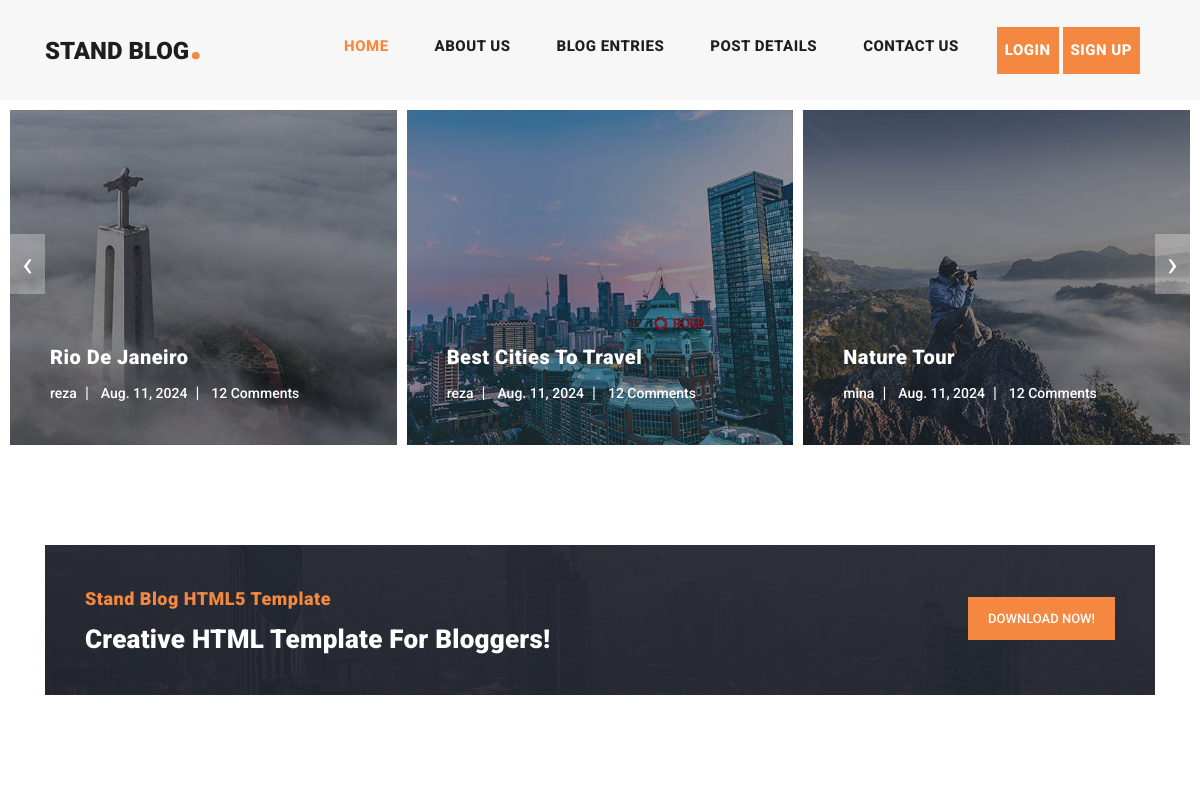
The app's page / (upper part), older data.
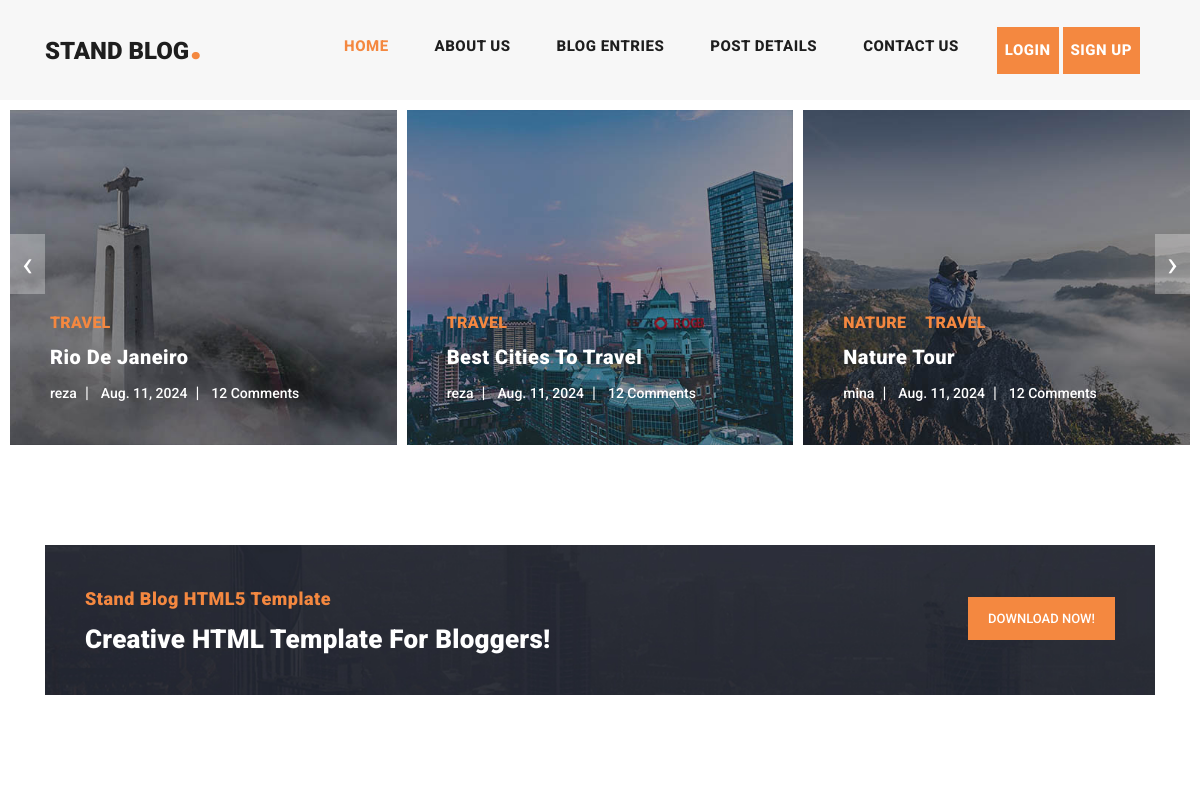
The same page, newer data.
### blog_app/models.py (models this page shows, shortened)
class Post(models.Model):
    author = models.ForeignKey(User, on_delete=models.CASCADE)
    title = models.CharField(max_length=100, unique_for_date='pub_date')
    category = models.ManyToManyField(Category)
    body = models.TextField()
    image = models.ImageField(upload_to='img/post')
    created = models.DateField(auto_now_add=True)
    updated = models.DateField(auto_now=True)
    pub_date = models.DateField(default=timezone.now())

class Category(models.Model):
    title = models.CharField(max_length=100)
    created = models.TimeField(auto_now_add=True)

### home_app/views.py (the view)
# urls.py: 2. Add a URL to urlpatterns:  path('', views.home, name='home')
def home(request):
    posts = Post.objects.all()
    return render(request, template_name='home_app/index.html', context={'posts': posts})

### home_app/templates/home_app/index.html (shortened to what this page needs)
{% load static %}
<!DOCTYPE html>
<html lang="en">
    <head>
        <link href="{% static 'vendor/bootstrap/css/bootstrap.min.css' %}" rel="stylesheet">
        <link rel="stylesheet" href="{% static 'css/fontawesome.css' %}">
        <link rel="stylesheet" href="{% static 'css/templatemo-stand-blog.css' %}">
        <link rel="stylesheet" href="{% static 'css/owl.css' %}">
    </head>
    <body>
        <header class="">
            <nav class="navbar navbar-expand-lg">
                <div class="container">
                    <a class="navbar-brand" href="/"><h2>Stand Blog<em>.</em></h2></a>
                    <div class="collapse navbar-collapse" id="navbarResponsive">
                        <ul class="navbar-nav ml-auto">
                            <li class="nav-item active">
                                <a class="nav-link" href="">Home
                                </a>
                            </li>
                            <li class="nav-item">
                                <a class="nav-link" href="about.html">About Us</a>
                            </li>
                            <li class="nav-item">
                                <a class="nav-link" href="blog.html">Blog Entries</a>
                            </li>
                            <li class="nav-item">
                                <a class="nav-link" href="post-details.html">Post Details</a>
                            </li>
                            <li class="nav-item">
                                <a class="nav-link" href="contact.html">Contact Us</a>
                            </li>
                            {% if request.user.is_authenticated %}
                                <li class="nav-item main-button">
                                    <a class="nav-link" href="{% url 'account_app:logout' %}" style="color: #ffffff">Logout</a>
                                    <!--</li>
                                    <li class="nav-item">-->
                                    <a class="nav-link" href="#"
                                       style="background-color: #f7f7f7">{{ request.user }}</a>
                                </li>
                                {% if user.profile.image %}
                                    <img src="{{ user.profile.image.url }}" width="50px" height="50px"
                                     style="border-radius: 50%; margin: 0 5px" alt="p_img">
                                {% else %}
                                    <img src="{% static 'icon/p_image.png' %}" width="50px" height="50px"
                                     style="border-radius: 50%; margin: 0 5px" alt="p_img">
                                {% endif %}
                            {% else %}
                                <li class="nav-item main-button">
                                    <a class="nav-link" href="{% url 'account_app:login' %}" style="color: #ffffff">Login</a>
                                    <a class="nav-link" href="{% url 'account_app:signup' %}" style="color: #ffffff">Sign
                                        Up</a>
                                </li>
                            {% endif %}
                        </ul>
                    </div>
                </div>
            </nav>
        </header>
        <div class="main-banner header-text">
            <div class="container-fluid">
                <div class="owl-banner owl-carousel">
                    {% for post in posts %}
                        <div class="item">
                            <img src="{{ post.image.url }}" alt="">
                            <div class="item-content">
                                <div class="main-content">
                                    <div class="meta-category">
                                        {% for cat in post.category.all %}
                                            <span style="margin-right: 15px">{{ cat.title }}</span>
                                        {% endfor %}
                                    </div>
                                    <a href="post-details.html"><h4>{{ post.title }}</h4></a>
                                    <ul class="post-info">
                                        <li><a href="#">{{ post.author }}</a></li>
                                        <li><a href="#">{{ post.created }}</a></li>
                                        <li><a href="#">12 Comments</a></li>
                                    </ul>
                                </div>
                            </div>
                        </div>
                    {% endfor %}
                </div>
            </div>
        </div>
        <section class="call-to-action">
            <div class="container">
                <div class="row">
                    <div class="col-lg-12">
                        <div class="main-content">
                            <div class="row">
                                <div class="col-lg-8">
                                    <span>Stand Blog HTML5 Template</span>
                                    <h4>Creative HTML Template For Bloggers!</h4>
                                </div>
                                <div class="col-lg-4">
                                    <div class="main-button">
                                        <a rel="nofollow" href="https://templatemo.com/tm-551-stand-blog"
                                           target="_parent">Download Now!</a>
                                    </div>
                                </div>
                            </div>
                        </div>
                    </div>
                </div>
            </div>
        </section>
    </body>
</html>

### static/css/templatemo-stand-blog.css (style rules this page uses)
body { font-family: 'Roboto', sans-serif; overflow-x: hidden; text-rendering: optimizeLegibility; -webkit-font-smoothing: antialiased; -moz-osx-font-smoothing: grayscale; }
a { text-decoration: none!important; }
ul { padding: 0; margin: 0; list-style: none; }
h1,h2,h3,h4,h5,h6 { margin: 0px; }
.main-button a { display: inline-block; background-color: #f48840; color: #fff; font-size: 13px; font-weight: 500; padding: 12px 20px; text-transform: uppercase; transition: all .3s; }
header { position: absolute; z-index: 99999; width: 100%; height: 100px; background-color: #f7f7f7; -webkit-transition: all 0.3s ease-in-out 0s; -moz-transition: all 0.3s ease-in-out 0s; -o-transition: all 0.3s ease-in-out 0s; transition: all 0.3s ease-in-out 0s; }
header .navbar { padding: 25px 0px; }
.navbar .navbar-brand { float: left; margin-top: -12px; outline: none; }
.navbar .navbar-brand h2 { color: #1e1e1e; text-transform: uppercase; font-size: 24px; font-weight: 900; -webkit-transition: all .3s ease 0s; -moz-transition: all .3s ease 0s; -o-transition: all .3s ease 0s; transition: all .3s ease 0s; }
.navbar .navbar-brand h2 em { font-size: 44px; font-style: normal; color: #f48840; }
#navbarResponsive { z-index: 999; }
.navbar-collapse { text-align: center; }
.navbar .navbar-nav .nav-item { margin: 0px 15px; }
.navbar .navbar-nav a.nav-link { text-transform: capitalize; font-size: 15px; font-weight: 800; text-transform: uppercase; letter-spacing: 0.5px; color: #1e1e1e; transition: all 0.3s; }
.navbar .navbar-nav .nav-link:hover, .navbar .navbar-nav .active>.nav-link, .navbar .navbar-nav .nav-link.active, .navbar .navbar-nav .nav-link.show, .navbar .navbar-nav .show>.nav-link { color: #f48840; }
.main-banner .container-fluid { padding: 0px 10px; margin-bottom: -24px; }
.owl-banner { padding-top: 110px; }
.owl-banner .item { position: relative; }
.owl-banner .item .item-content { position: absolute; bottom: 40px; left: 40px; }
.owl-banner .item .item-content .meta-category span { color: #f48840; font-size: 18px; text-transform: uppercase; font-weight: 900; letter-spacing: 0.25px; }
.owl-banner .item .item-content h4 { font-size: 24px; font-weight: 900; color: #fff; letter-spacing: 0.5px; text-transform: capitalize; margin: 10px 0px 12px 0px; }
.owl-banner .item .item-content ul li { display: inline-block; margin-right: 8px; }
.owl-banner .item .item-content ul li:after { content: '|'; color: #fff; margin-left: 8px; }
.owl-banner .item .item-content ul li:last-child::after { display: none; }
.owl-banner .item .item-content ul li a { font-size: 14px; color: #fff; font-weight: 500; transition: all .3s; }
.call-to-action { margin-top: 100px; }
.call-to-action .main-content { padding: 40px; background-image: url(../images/cta-bg.jpg); background-position: center center; background-repeat: no-repeat; background-size: cover; }
.call-to-action .main-content span { color: #f48840; font-size: 18px; font-weight: 900; letter-spacing: 0.5px; }
.call-to-action .main-content h4 { margin-bottom: 0px; margin-top: 12px; color: #fff; font-size: 26px; font-weight: 900; letter-spacing: 0.25px; }
.call-to-action .main-content .main-button { text-align: right; margin-top: 12px; }
@media (max-width: 1250px) { .owl-banner .item .item-content .meta-category span { font-size: 16px; } }
@media (max-width: 1250px) { .owl-banner .item .item-content h4 { font-size: 20px; } }

Row changes from the older to the newer data that the page shows:
added Category: title "TRAVEL"
added Category: title "NATURE", shown under Post "Nature Tour"
